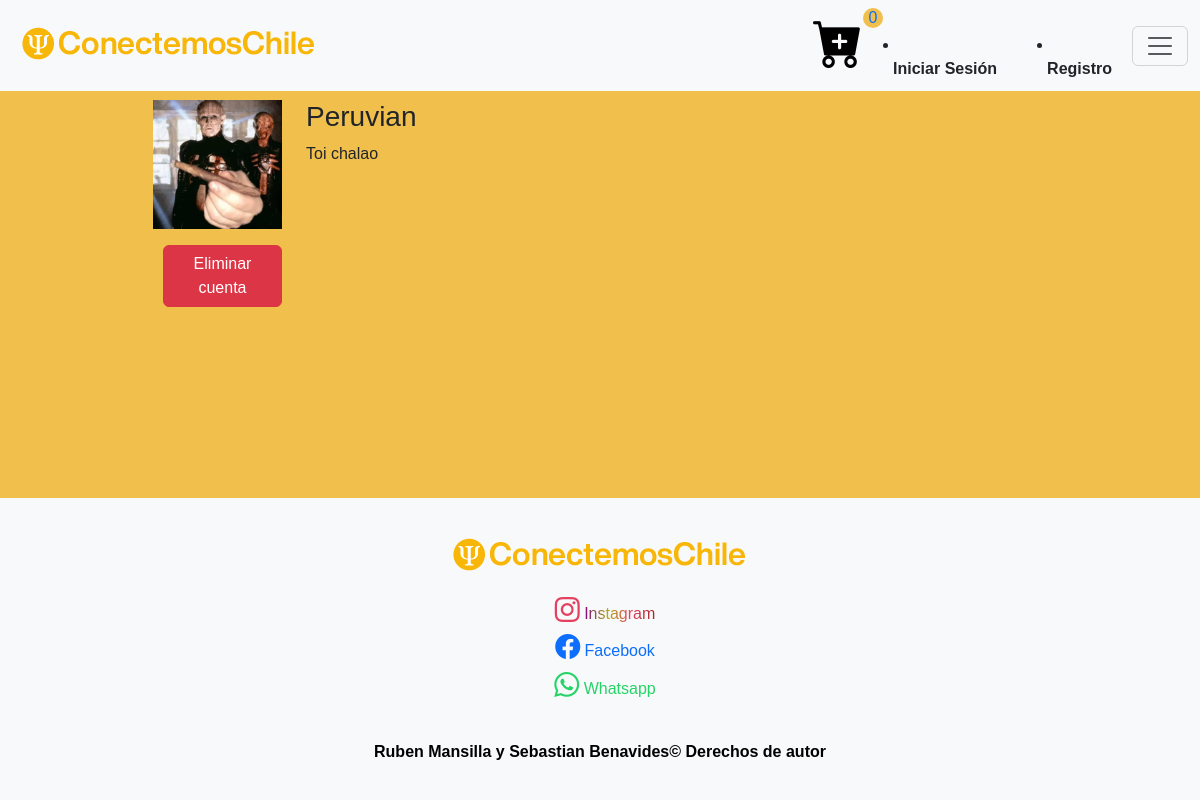
The page /profiles/Peruvian/ on the database its author committed.
### registration/models.py (models this page shows)
class Profile(models.Model):
    user = models.OneToOneField(User, on_delete=models.CASCADE)
    avatar = models.ImageField(upload_to=custom_upload_to, null=True, blank=True)
    bio = models.TextField(null=True)
    class Meta:
        ordering = ['user__username']

### profiles/views.py (the view)
# urls.py: path('<username>/', ProfileDetailView.as_view(), name='detail'),
class ProfileDetailView(DetailView):
    model = Profile
    template_name = 'profiles/profile_detail.html'
    def get_object(self):
        return get_object_or_404(Profile, user__username=self.kwargs['username'])

### profiles/templates/profiles/profile_detail.html (shortened to what this page needs)
{% extends 'core/base.html' %}
{% load static %}
{% block content %}
<link rel="stylesheet" href="{% static 'core/css/perfiles.css' %}">
<main role="main">
  <div class="container-perfiles">
    <div class="row mt-3">
      <div class="col-md-9 mx-auto mb-5">
        <form action="" method="post" enctype="multipart/form-data">{% csrf_token %}
          <div class="row">
            <div class="col-md-2">
              {% if profile.avatar %}
                <img src="{{profile.avatar.url}}" class="img-fluid">
              {% else %}
                <img src="{% static 'registration/img/no-avatar.jpg' %}" class="img-fluid">
              {% endif %}
            </div>
            <div class="col-md-10">
              <h3>{{profile.user}}</h3>
              {% if profile.bio %}<p>{{profile.bio}}</p>{% endif %}
            </div>
            <div class="col-md-2 mt-3">
              <a class="btn btn-danger" href="{% url 'profiles:delete' pk=profile.pk %}">Eliminar cuenta</a>
            </div>
          </div>
        </form>
      </div>
    </div>
  </div>
</main>
{% endblock %}

### core/static/core/css/estilo-inicio-login.css (style rules this page uses)
h5,a { text-decoration: none; display: inline; margin-left: 10px; }

### core/static/core/css/estilo-footer.css (style rules this page uses)
body { display: flex; flex-direction: column; min-height: 100vh; }
main { flex: 1; }

### core/static/core/css/estilo-body.css (style rules this page uses)
body { font-family: Arial, sans-serif; margin: 0; padding: 0; background-color: #f0bf4c; position: relative; }

### core/static/core/css/perfiles.css (style rules this page uses)
.container-perfiles { margin-top: 100px; align-items: center; }

### rows shown on the page
Profile: avatar (picture), user "Peruvian", bio "Toi chalao"
